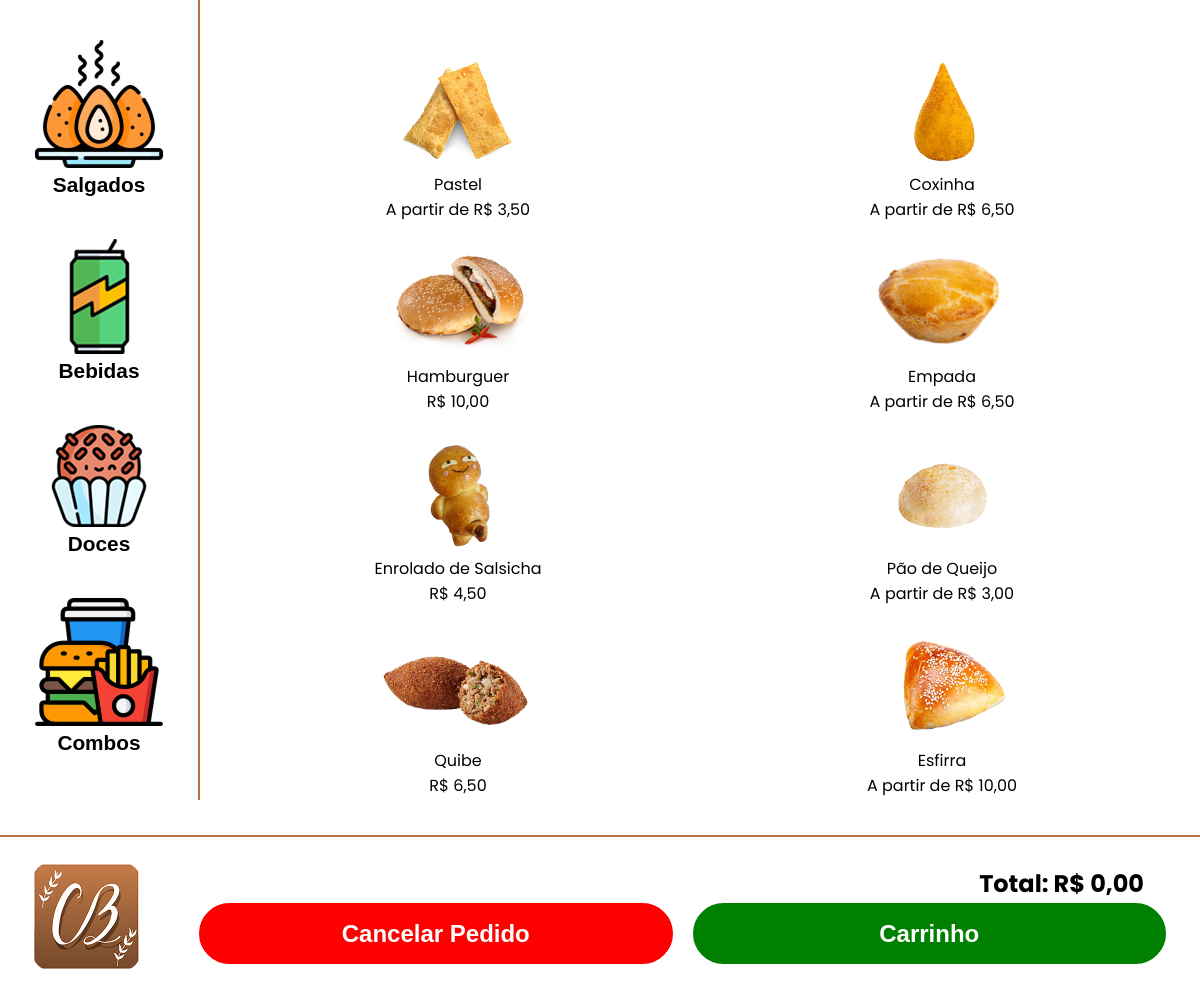
The page /Projeto_final/escolher.php?tipo_produto=salgado on the database its author committed.
### tables this page shows
CREATE TABLE IF NOT EXISTS Produto(
    Cod_produto INT PRIMARY KEY NOT NULL AUTO_INCREMENT,
    Nome_produto VARCHAR(100),
    Tipo_produto ENUM('bebida', 'salgado', 'doce','combo') NOT NULL,
    Descricao_produto TEXT DEFAULT NULL,
    Imagem_produto VARCHAR(255) DEFAULT NULL
    
);

### Projeto_final/escolher.php (the view, shortened to what this page needs)
<?php
    include_once 'php/conexao.php';
?>
<!DOCTYPE html>
<html lang="pt-br">
<head>
    <link rel="stylesheet" href="css/style.css">
    <link rel="stylesheet" href="css/escolher-salgado.css">
</head>
<body>
    <nav>
        <form action="escolher.php" method="POST">
            <ul>
                <li>
                    <button type="submit" name="tipo_produto" value="salgado" class='btn-nav'>
                        <img src="../img/nav_salgados.png" alt="salgados"><br>Salgados
                    </button>
                </li>
                <li>
                    <button type="submit" name="tipo_produto" value="bebida" class='btn-nav'>
                        <img src="../img/nav_bebidas.png" alt="bebidas"><br>Bebidas
                    </button>
                </li>
                <li>
                    <button type="submit" name="tipo_produto" value="doce" class='btn-nav'>
                        <img src="../img/nav_doces.png" alt="doces"><br>Doces
                    </button>
                </li>
                <li>
                    <button type="submit" name="tipo_produto" value="combo" class='btn-nav'>
                        <img src="../img/nav_combos.png" alt="combos"><br>Combos
                    </button>
                </li>
            </ul>
        </form>
    </nav>
    <main>
        <br>
        <div class="div-conteudo">
            <?php
            $sql = "SELECT p.*, MIN(v.Preco) as Preco_min
            FROM Produto p
            LEFT JOIN Produto_Variacao v ON v.Cod_produto = p.Cod_produto
            WHERE p.Tipo_produto = '$_SESSION[tipo_produto]'
            GROUP BY p.Cod_produto";
            $resultado = mysqli_query($conexao, $sql);
            while ($linha = mysqli_fetch_assoc($resultado)) {
                $cod_produto = $linha['Cod_produto'];
                $sql_var = "SELECT COUNT(*) as total, MIN(Preco) as preco_min FROM Produto_Variacao WHERE Cod_produto = '$cod_produto'";
                $res_var = mysqli_query($conexao, $sql_var);
                $dados_var = mysqli_fetch_assoc($res_var);
                $total_var = $dados_var['total'];
                $preco_min = $dados_var['preco_min'];
                echo "<form action='adicionar_produto.php' method='POST'>";
                echo "<div class='div-produto' onclick='this.closest(\"form\").submit();'>";
                echo "<img class='imagem-produtos' src='../" . $linha['Imagem_produto'] . "' alt='" . $linha['Nome_produto'] . "'>";
                echo "<p>" . $linha['Nome_produto'] . "</p>";
                if ($total_var > 1) {
                    echo "<p>A partir de R$ " . number_format($preco_min, 2, ',', '.') . "</p>";
                } else {
                    echo "<p>R$ " . number_format($preco_min, 2, ',', '.') . "</p>";
                }
                echo "</div>";
                echo "</form>";
            }
            ?>
        </div>
    </main>
    <footer>
        <img src="../img/Logo.png" alt="logo" class="logo">
        <div class="op">
            <div class="total">
                <h2>Total: R$ <?php echo number_format($_SESSION['carrinho_total'], 2, ',', '.'); ?></h2>
            </div>
            <div class="baixo">
                <button class='op-btn cancelar' onclick="window.location.href='php/deletar_comanda.php'">Cancelar Pedido</button>
                <button class='op-btn fazer' onclick="window.location.href='carrinho.php'">Carrinho</button>
            </div>
        </div>
    </footer>
</body>
</html>

### Projeto_final/css/style.css (style rules this page uses)
* { box-sizing: border-box; margin: 0; padding: 0; }
html { font-family: "Poppins", sans-serif; }
nav { position: fixed; width: 12.5rem; height: 100vh; height: 100svh; border-right: 2px solid #b77344; }
nav ul { list-style-type: none; padding: 0; margin: 0; }
nav ul li { margin: 2.5em 0; text-align: center; }
.btn-nav { background: none; border: none; cursor: pointer; font-size: 1.3em; font-weight: bold; }
main { margin-left: 200px; flex: 1; padding-bottom: 170px; }
footer { width: 100%; position: fixed; height: 10em; display: flex; border-top: 2px solid #b77344; bottom: 0%; align-items: center; z-index: 1000; background-color: white; }
footer .logo { height: auto; aspect-ratio: 1 / 1; object-fit: contain; margin-left: 2em; margin-right: 3.5em; }
footer .op { width: 100%; left: 100%; margin-right: 2em; display: flex; flex-direction: column; }
footer .op .total { text-align: end; }
footer .op .total h2 { margin-right: 1em; }
footer .op .baixo { display: grid; grid-template-columns: 1fr 1fr; gap: 1em; }
footer .op .baixo .op-btn { border: 2px solid; border-radius: 4em; font-weight: bold; cursor: pointer; padding: 0.7em 0.5em; font-size: 1.5em; }
footer .op .baixo .fazer { background-color: green; color: white; }
footer .op .baixo .cancelar { background-color: red; color: white; }
html, body { height: 100%; margin: 0; padding: 0; }
body { display: flex; flex-direction: column; min-height: 100vh; }

### Projeto_final/css/escolher-salgado.css (style rules this page uses)
.div-conteudo { margin: 2em; display: grid; grid-template-columns: 1fr 1fr; gap: 2rem; }
.div-produto { height: 20svh; text-align: center; padding-bottom: 1em; }
.imagem-produtos { width: 75%; height: 75%; object-fit: contain; }

### rows shown on the page
produto: Imagem_produto (picture), Nome_produto "Pastel", preco_min "3,50"
produto: Imagem_produto (picture), Nome_produto "Coxinha", preco_min "6,50"
produto: Imagem_produto (picture), Nome_produto "Hamburguer", preco_min "10,00"
produto: Imagem_produto (picture), Nome_produto "Empada", preco_min "6,50"
produto: Imagem_produto (picture), Nome_produto "Enrolado de Salsicha", preco_min "4,50"
produto: Imagem_produto (picture), Nome_produto "Pão de Queijo", preco_min "3,00"
produto: Imagem_produto (picture), Nome_produto "Quibe", preco_min "6,50"
produto: Imagem_produto (picture), Nome_produto "Esfirra", preco_min "10,00"

### other values the page prints
$_SESSION['carrinho_total'] "0,00"
